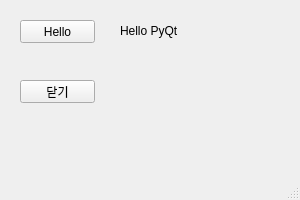
<?xml version="1.0" encoding="UTF-8"?>
<ui version="4.0">
 <class>MainWindow</class>
 <widget class="QMainWindow" name="MainWindow">
  <property name="geometry">
   <rect>
    <x>0</x>
    <y>0</y>
    <width>300</width>
    <height>200</height>
   </rect>
  </property>
  <property name="windowTitle">
   <string>MainWindow</string>
  </property>
  <widget class="QWidget" name="centralwidget">
   <widget class="QPushButton" name="btn_print">
    <property name="geometry">
     <rect>
      <x>20</x>
      <y>20</y>
      <width>75</width>
      <height>23</height>
     </rect>
    </property>
    <property name="text">
     <string>Hello</string>
    </property>
   </widget>
   <widget class="QPushButton" name="btn_close">
    <property name="geometry">
     <rect>
      <x>20</x>
      <y>80</y>
      <width>75</width>
      <height>23</height>
     </rect>
    </property>
    <property name="text">
     <string>닫기</string>
    </property>
   </widget>
   <widget class="QLabel" name="label_print">
    <property name="geometry">
     <rect>
      <x>120</x>
      <y>20</y>
      <width>91</width>
      <height>21</height>
     </rect>
    </property>
    <property name="text">
     <string>Hello PyQt</string>
    </property>
   </widget>
  </widget>
  <widget class="QMenuBar" name="menubar">
   <property name="geometry">
    <rect>
     <x>0</x>
     <y>0</y>
     <width>300</width>
     <height>21</height>
    </rect>
   </property>
  </widget>
  <widget class="QStatusBar" name="statusbar"/>
 </widget>
 <resources/>
 <connections/>
</ui>
